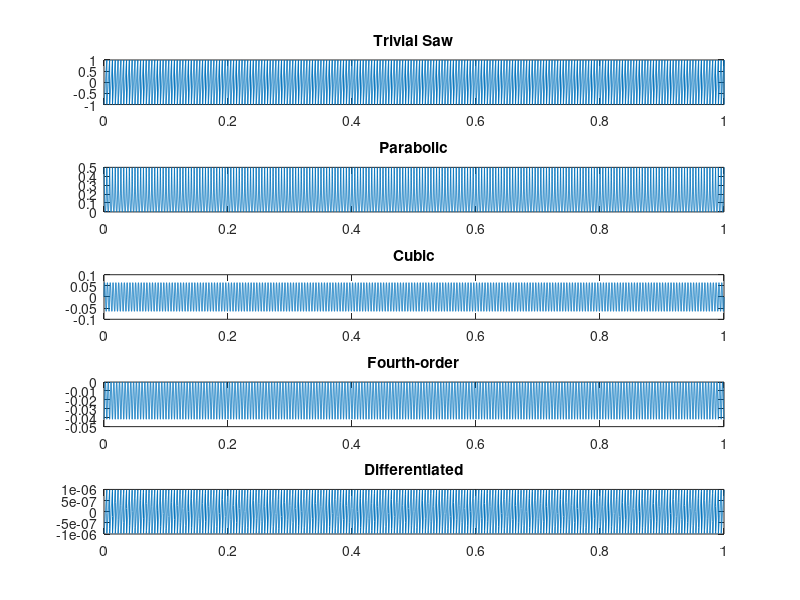
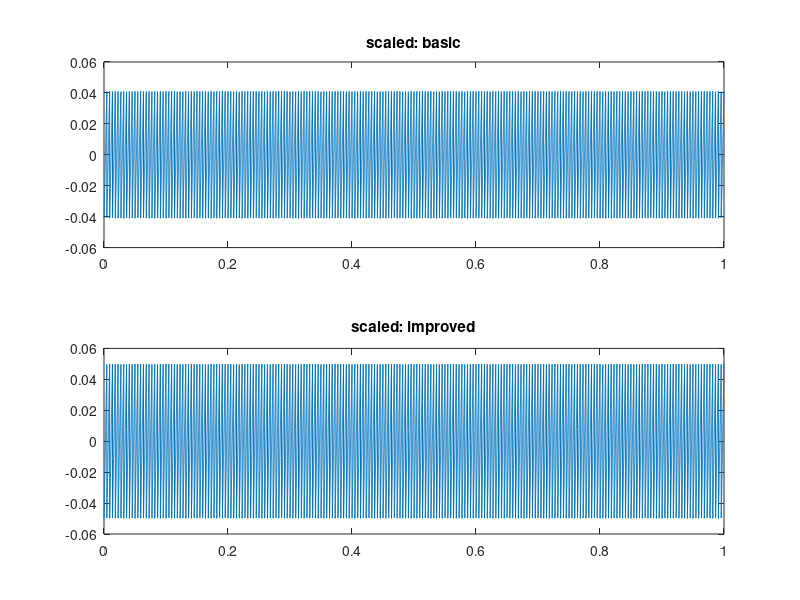

MATLAB code for these plots, in order: (Note: this script raises an error after producing the figures.)
%% Alias-Suppressed Oscillators Based on Differentiated Polynomial Waveforms
% Välimäki et al.
clear, close all;
Fs = 44100; %init 1000
duration = 1;
F0 = 220; %init 5
t = linspace(0, 1, Fs)';
x = zeros(Fs*duration, 10);

%period for F0 in samples
P = Fs / F0;

x(:, 1) = 2 * mod(linspace(0, duration * F0, Fs)', 1) - 1;
% x(:, 1) = [repmat(audioread('./wavetables/vox_wt.wav'), 5, 1); zeros(Fs - 915, 1)];
% x(:, 1) = sin(2 * pi * F0 * t);
% x(:, 1) = sawtooth(2 * pi * F0 * t, 1/2);
subplot(511), plot(t, x(:, 1)), title 'Trivial Saw';

% Integrate x
x(:, 2) = (x(:, 1).^2)/2;
subplot(512), plot(t, x(:, 2)), title Parabolic;

% intergrate x again
x(:, 3) = (x(:, 1).^3 - x(:, 1))/6;
subplot(513), plot(t, x(:, 3)), title Cubic;

% and again
x(:, 4) = (x(:, 1).^4)/24 - (x(:, 1).^2)/12;
subplot(514), plot(t, x(:, 4)), title Fourth-order;

% Differentiate back to the sawtooth
x(:, 10) = x(:, 4);

for order=0:2
    x(:, 9) = x(:, 10);
    x(1, 10) = 0;
    
    for n=2:length(x)
        x(n, 10) = x(n, 9) - x(n-1, 9);
        
        %apply basic scaling factor
        x(n, 8) = x(n, 10) * (P^3 / 192);
        
        %apply improved scaling factor
        x(n, 7) = x(n,10) * 3*pi / (24 * (2*sin(pi/P)^3));
        
    end
    subplot(515), plot(t(5:end), x(5:end, 10)), title 'Differentiated';
    pause(1);
end

%plot the differetiated sawtooth with amplitude scaling
%NB - skips the first 4 samples (they look weird, but sound normal...??)
figure;
subplot(211), plot(t(4:end), x(4:end, 8)), title 'scaled: basic'
subplot(212), plot(t(4:end), x(4:end, 7)), title 'scaled: improved'

%plot spectrograms
figure;
spectrogram(x(:, 10), 100, 64, 100, Fs, 'yaxis');
title("after integration (before scaling)")
figure;
spectrogram(x(:, 1), 100, 64, 100, Fs, 'yaxis');
title("before integration")
figure;
spectrogram(x(:, 8), 100, 64, 100, Fs, 'yaxis');
title("8th matrix - basic scaling")
figure;
spectrogram(x(:, 8), 100, 64, 100, Fs, 'yaxis');
title("7th matrix - improved scaling")

% Detail of the amplitude transition due to differentiation.
figure;
stem(t(175:225), x(175:225, 10)), title('Detail of differentiated signal');